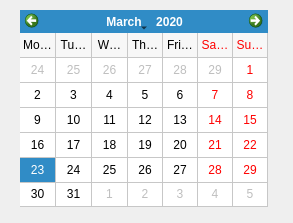
<?xml version="1.0" encoding="UTF-8"?>
<ui version="4.0">
 <class>MainWindow</class>
 <widget class="QMainWindow" name="MainWindow">
  <property name="geometry">
   <rect>
    <x>0</x>
    <y>0</y>
    <width>293</width>
    <height>223</height>
   </rect>
  </property>
  <property name="windowTitle">
   <string>MainWindow</string>
  </property>
  <widget class="QWidget" name="centralwidget">
   <widget class="QCalendarWidget" name="calendarWidget">
    <property name="geometry">
     <rect>
      <x>20</x>
      <y>10</y>
      <width>248</width>
      <height>197</height>
     </rect>
    </property>
    <property name="selectedDate">
     <date>
      <year>2020</year>
      <month>3</month>
      <day>23</day>
     </date>
    </property>
    <property name="minimumDate">
     <date>
      <year>1752</year>
      <month>9</month>
      <day>14</day>
     </date>
    </property>
    <property name="maximumDate">
     <date>
      <year>9999</year>
      <month>12</month>
      <day>31</day>
     </date>
    </property>
    <property name="firstDayOfWeek">
     <enum>Qt::Monday</enum>
    </property>
    <property name="gridVisible">
     <bool>true</bool>
    </property>
    <property name="selectionMode">
     <enum>QCalendarWidget::SingleSelection</enum>
    </property>
    <property name="horizontalHeaderFormat">
     <enum>QCalendarWidget::LongDayNames</enum>
    </property>
    <property name="verticalHeaderFormat">
     <enum>QCalendarWidget::NoVerticalHeader</enum>
    </property>
    <property name="navigationBarVisible">
     <bool>true</bool>
    </property>
    <property name="dateEditEnabled">
     <bool>true</bool>
    </property>
    <property name="dateEditAcceptDelay">
     <number>1500</number>
    </property>
   </widget>
  </widget>
 </widget>
 <resources/>
 <connections/>
</ui>
